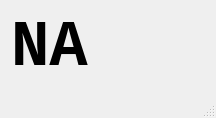
<?xml version="1.0" encoding="UTF-8"?>
<ui version="4.0">
 <class>MainWindow</class>
 <widget class="QMainWindow" name="MainWindow">
  <property name="geometry">
   <rect>
    <x>0</x>
    <y>0</y>
    <width>216</width>
    <height>114</height>
   </rect>
  </property>
  <property name="windowTitle">
   <string>MainWindow</string>
  </property>
  <widget class="QWidget" name="centralWidget">
   <layout class="QVBoxLayout" name="verticalLayout">
    <item>
     <widget class="QLabel" name="label">
      <property name="palette">
       <palette>
        <active>
         <colorrole role="Base">
          <brush brushstyle="SolidPattern">
           <color alpha="255">
            <red>51</red>
            <green>51</green>
            <blue>51</blue>
           </color>
          </brush>
         </colorrole>
         <colorrole role="Window">
          <brush brushstyle="SolidPattern">
           <color alpha="255">
            <red>30</red>
            <green>30</green>
            <blue>30</blue>
           </color>
          </brush>
         </colorrole>
        </active>
        <inactive>
         <colorrole role="Base">
          <brush brushstyle="SolidPattern">
           <color alpha="255">
            <red>51</red>
            <green>51</green>
            <blue>51</blue>
           </color>
          </brush>
         </colorrole>
         <colorrole role="Window">
          <brush brushstyle="SolidPattern">
           <color alpha="255">
            <red>30</red>
            <green>30</green>
            <blue>30</blue>
           </color>
          </brush>
         </colorrole>
        </inactive>
        <disabled>
         <colorrole role="Base">
          <brush brushstyle="SolidPattern">
           <color alpha="255">
            <red>30</red>
            <green>30</green>
            <blue>30</blue>
           </color>
          </brush>
         </colorrole>
         <colorrole role="Window">
          <brush brushstyle="SolidPattern">
           <color alpha="255">
            <red>30</red>
            <green>30</green>
            <blue>30</blue>
           </color>
          </brush>
         </colorrole>
        </disabled>
       </palette>
      </property>
      <property name="font">
       <font>
        <family>Monospace</family>
        <pointsize>48</pointsize>
        <weight>75</weight>
        <bold>true</bold>
       </font>
      </property>
      <property name="text">
       <string>NA</string>
      </property>
     </widget>
    </item>
   </layout>
  </widget>
  <widget class="QStatusBar" name="statusBar"/>
 </widget>
 <layoutdefault spacing="6" margin="11"/>
 <resources/>
 <connections/>
</ui>
